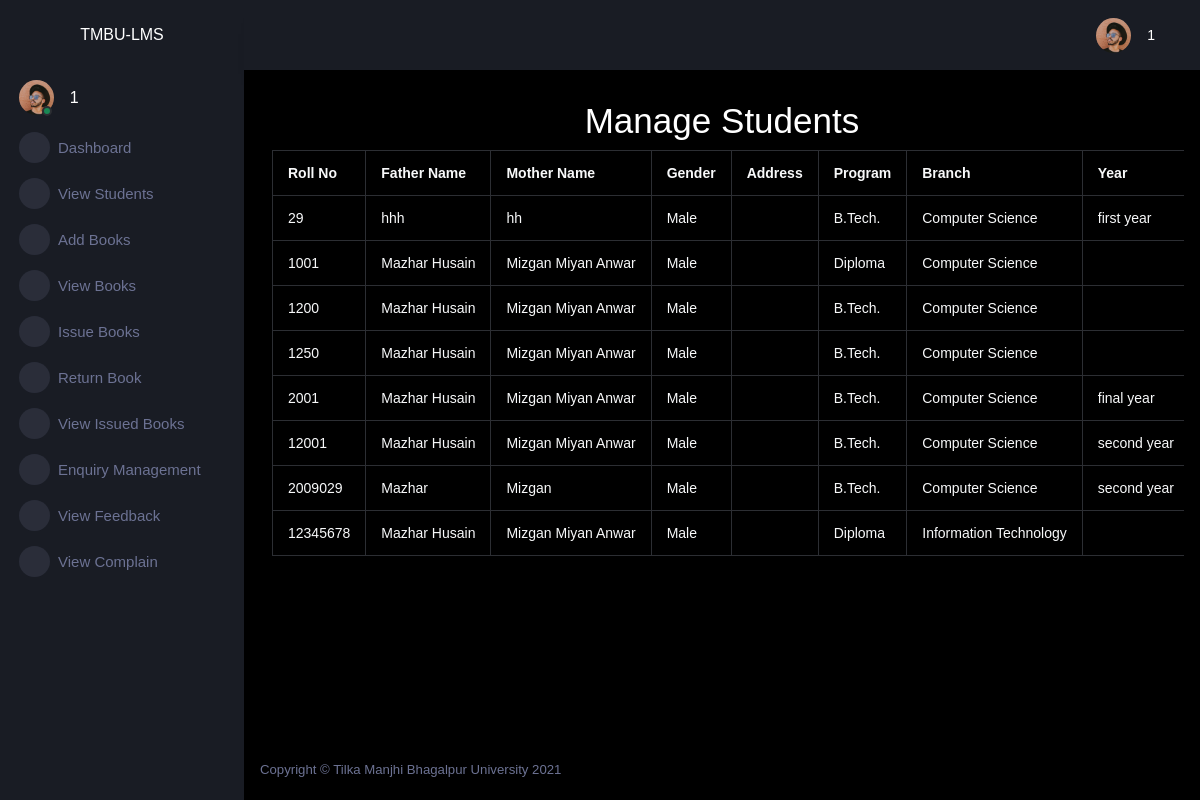
Before: /adminapp/viewstudents/ (signed in) with the older database file.
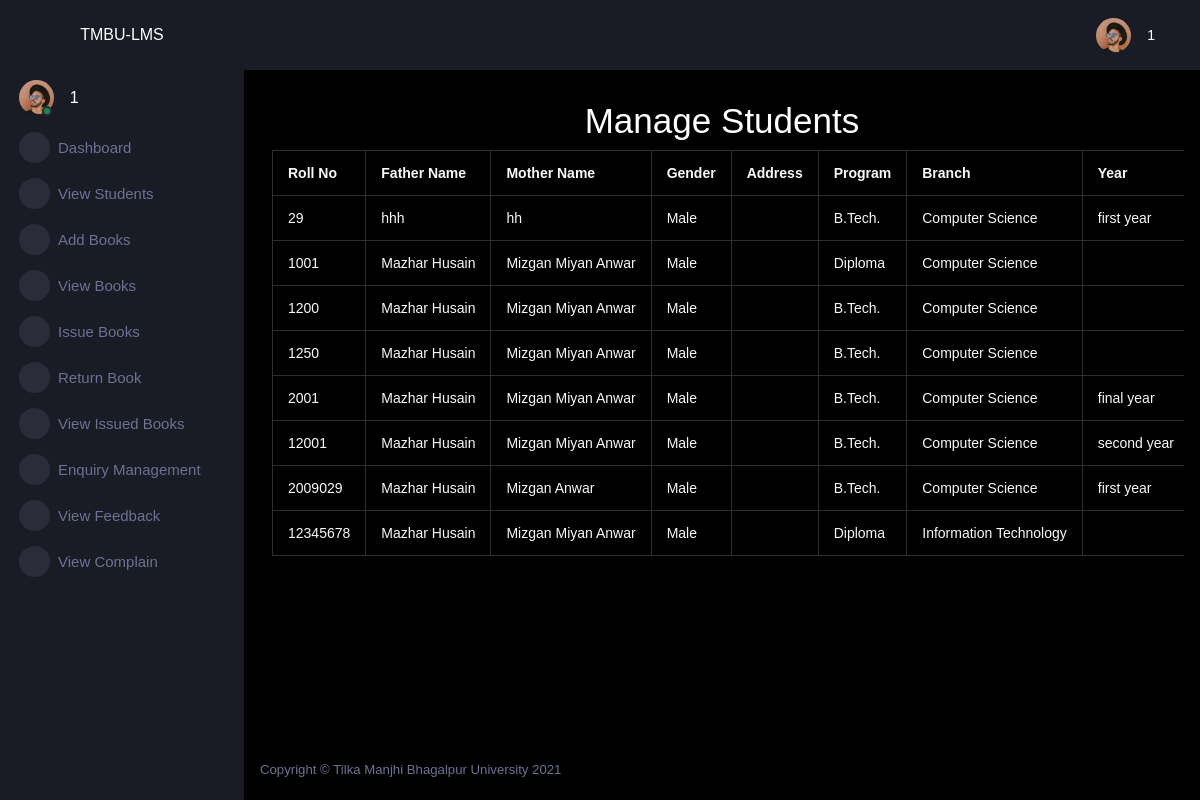
After: the same page with the newer database file.
### lmsapp/models.py (models this page shows)
class Student(models.Model):
    rollno=models.IntegerField(primary_key=True)
    name=models.CharField(max_length=50)
    fname=models.CharField(max_length=50)
    mname=models.CharField(max_length=50)
    gender=models.CharField(max_length=6)
    address=models.TextField()
    program=models.CharField(max_length=50)
    branch=models.CharField(max_length=50)
    year=models.CharField(max_length=50)
    contactno=models.CharField(max_length=10)
    emailaddress=models.CharField(max_length=50)
    regdate=models.CharField(max_length=30)

### adminapp/views.py (the view)
# urls.py: path('viewstudents/',views.viewstudents,name='viewstudents'),
@cache_control(no_cache=True,must_revalidate=True,no_store=True)
def viewstudents(request):
    try:
        if request.session['adminid']!=None:
            adminid=request.session['adminid']
            student=Student.objects.all()
            return render(request,"viewstudents.html",{'adminid':adminid,'student':student})
    except KeyError:
        return redirect('lmsapp:login')

### adminapp/templates/viewstudents.html (shortened to what this page needs)
{% extends "adminparent.html" %}
{% block body %}
    <div class="row">
        <div class="col-sm-12" style="overflow-x:scroll;">
            <h1 style="text-align:center;">Manage Students</h1>
            <table class="table table-bordered text-light">
                <tr>
                    <th>Roll No</th>
                    <th>Father Name</th>
                    <th>Mother Name</th>
                    <th>Gender</th>
                    <th>Address</th>
                    <th>Program</th>
                    <th>Branch</th>
                    <th>Year</th>
                </tr>
                {% for s in student %}
                <tr>
                    <td>{{s.rollno}}</td>
                    <td>{{s.name}}</td>
                    <td>{{s.fname}}</td>
                    <td>{{s.gender}}</td>
                    <td>{{s.adress}}</td>
                    <td>{{s.program}}</td>
                    <td>{{s.branch}}</td>
                    <td>{{s.year}}</td>
                </tr>
                {% endfor %}
            </table>
        </div>
    </div>
{% endblock body %}

### adminapp/templates/adminparent.html (shortened to what this page needs)
<!DOCTYPE html>
<html lang="en">
    {% load static %}
<head>
    <link rel="stylesheet" href="{% static 'assets/vendors/mdi/css/materialdesignicons.min.css' %}">
    <link rel="stylesheet" href="{% static 'assets/vendors/css/vendor.bundle.base.css' %}">
    <link rel="stylesheet" href="{% static 'assets/vendors/jvectormap/jquery-jvectormap.css' %}">
    <link rel="stylesheet" href="{% static 'assets/vendors/flag-icon-css/css/flag-icon.min.css' %}">
    <link rel="stylesheet" href="{% static 'assets/vendors/owl-carousel-2/owl.carousel.min.css' %}">
    <link rel="stylesheet" href="{% static 'assets/vendors/owl-carousel-2/owl.theme.default.min.css' %}">
    <link rel="stylesheet" href="{% static 'assets/css/style.css' %}">
</head>
<body>
    <div class="container-scroller">
      <nav class="sidebar sidebar-offcanvas" id="sidebar">
          <div class="sidebar-brand-wrapper d-none d-lg-flex align-items-center justify-content-center fixed-top">
            <span>TMBU-LMS</span>
          </div>
          <ul class="nav">
            <li class="nav-item profile">
              <div class="profile-desc">
                <div class="profile-pic">
                  <div class="count-indicator">
                    <img class="img-xs rounded-circle " src="{% static 'assets/images/faces/face15.jpg' %}" alt="">
                    <span class="count bg-success"></span>
                  </div>
                  <div class="profile-name">
                    <h5 class="mb-0 font-weight-normal">{{adminid}}</h5>
                  </div>
                </div>
                <a href="#" id="profile-dropdown" data-bs-toggle="dropdown"><i class="mdi mdi-dots-vertical"></i></a>
              </div>
            </li>
            <li class="nav-item menu-items">
              <a class="nav-link" href="#">
                <span class="menu-icon">
                  <i class="mdi mdi-speedometer"></i>
                </span>
                <span class="menu-title">Dashboard</span>
              </a>
            </li>
           <li class="nav-item menu-items">
              <a class="nav-link" href="{% url 'adminapp:viewstudents' %}">
                <span class="menu-icon">
                  <i class="mdi mdi-playlist-play"></i>
                </span>
                <span class="menu-title">View Students</span>
              </a>
            </li>
            <li class="nav-item menu-items">
              <a class="nav-link" href="{% url 'adminapp:addbook' %}">
                <span class="menu-icon">
                  <i class="mdi mdi-playlist-play"></i>
                </span>
                <span class="menu-title">Add Books</span>
              </a>
            </li>
            <li class="nav-item menu-items">
              <a class="nav-link" href="{% url 'adminapp:viewbook' %}">
                <span class="menu-icon">
                  <i class="mdi mdi-playlist-play"></i>
                </span>
                <span class="menu-title">View Books</span>
              </a>
            </li>
            <li class="nav-item menu-items">
              <a class="nav-link" href="{% url 'adminapp:issuebook' %}">
                <span class="menu-icon">
                  <i class="mdi mdi-playlist-play"></i>
                </span>
                <span class="menu-title">Issue Books</span>
              </a>
            </li>
            <li class="nav-item menu-items">
              <a class="nav-link" href="{% url 'adminapp:returnbook' %}">
                <span class="menu-icon">
                  <i class="mdi mdi-playlist-play"></i>
                </span>
                <span class="menu-title">Return Book</span>
              </a>
            </li>
            <li class="nav-item menu-items">
              <a class="nav-link" href="{% url 'adminapp:viewissuedbook' %}">
                <span class="menu-icon">
                  <i class="mdi mdi-playlist-play"></i>
                </span>
                <span class="menu-title">View Issued Books</span>
              </a>
            </li>
            <li class="nav-item menu-items">
              <a class="nav-link" href="{% url 'adminapp:viewenquiry' %}">
                <span class="menu-icon">
                  <i class="mdi mdi-playlist-play"></i>
                </span>
                <span class="menu-title">Enquiry Management</span>
              </a>
            </li>
            <li class="nav-item menu-items">
              <a class="nav-link" href="{% url 'adminapp:viewfeedback' %}">
                <span class="menu-icon">
                  <i class="mdi mdi-playlist-play"></i>
                </span>
                <span class="menu-title">View Feedback</span>
              </a>
            </li>
            <li class="nav-item menu-items">
              <a class="nav-link" href="{% url 'adminapp:viewcomplain' %}">
                <span class="menu-icon">
                  <i class="mdi mdi-playlist-play"></i>
                </span>
                <span class="menu-title">View Complain</span>
              </a>
            </li>
          </ul>
        </nav>
        <div class="container-fluid page-body-wrapper">
          <nav class="navbar p-0 fixed-top d-flex flex-row">
            <div class="navbar-menu-wrapper flex-grow d-flex align-items-stretch">
              <button class="navbar-toggler navbar-toggler align-self-center" type="button" data-toggle="minimize">
                <span class="mdi mdi-menu"></span>
              </button>
              <ul class="navbar-nav navbar-nav-right">
                <li class="nav-item dropdown">
                  <a class="nav-link" id="profileDropdown" href="#" data-bs-toggle="dropdown">
                    <div class="navbar-profile">
                      <img class="img-xs rounded-circle" src="{% static 'assets/images/faces/face15.jpg' %}" alt="">
                      <p class="mb-0 d-none d-sm-block navbar-profile-name">{{adminid}}</p>
                      <i class="mdi mdi-menu-down d-none d-sm-block"></i>
                    </div>
                  </a>
                </li>
              </ul>
            </div>
          </nav>
          <div class="main-panel">
            <div class="content-wrapper">
              {% block body %}
              {% endblock body %}
            </div>
            <footer class="footer">
              <div class="d-sm-flex justify-content-center justify-content-sm-between">
                <span class="text-muted d-block text-center text-sm-left d-sm-inline-block">Copyright © Tilka Manjhi Bhagalpur University 2021</span>
              </div>
            </footer>
          </div>
        </div>
      </div>
</body>
</html>

Changed rows visible on the page:
changed Student id 2009029: name "Mazhar" → "Mazhar Husain"; fname "Mizgan" → "Mizgan Anwar"; year "second year" → "first year"
